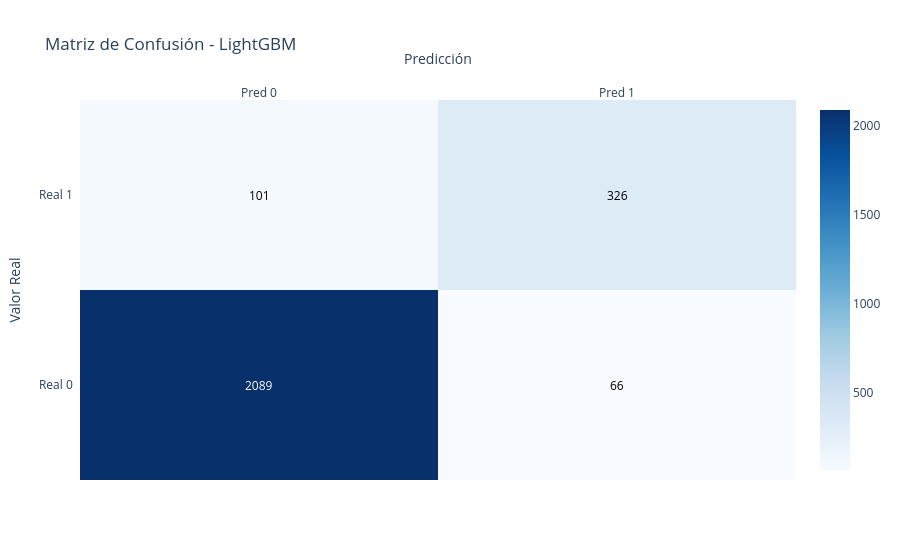
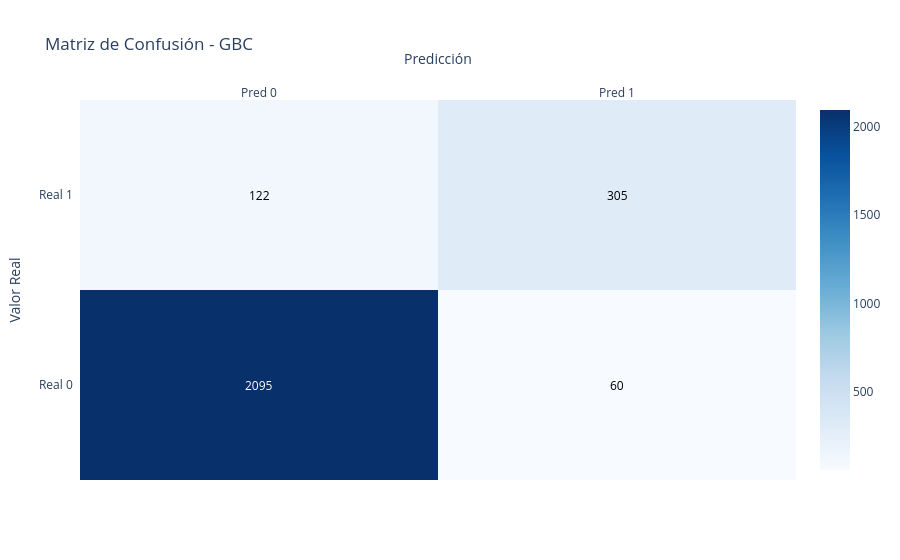

The cell these charts' notebook holds for them, in order:
### Markdown cell above
### **Matriz de Confusión**

### Code cell
for nombre, pipeline in pipelines.items():
    
    pipeline.fit(X_train, Y_train)
    y_pred = pipeline.predict(X_test)
    
    cm = confusion_matrix(Y_test, y_pred)
    
    fig = ff.create_annotated_heatmap(
        z=cm,
        x=["Pred 0", "Pred 1"],
        y=["Real 0", "Real 1"],
        colorscale="Blues",
        showscale=True
    )
    
    fig.update_layout(
        title=f"Matriz de Confusión - {nombre}",
        xaxis_title="Predicción",
        yaxis_title="Valor Real"
    )
    
    fig.show()

### Figure 1 — Plotly figure (JSON) as saved in the notebook; plotly's stock layout.template omitted (floating-point values rounded to 4 significant figures)
{"data": [{"colorscale": [[0, "rgb(247,251,255)"], [0.125, "rgb(222,235,247)"], [0.25, "rgb(198,219,239)"], [0.375, "rgb(158,202,225)"], [0.5, "rgb(107,174,214)"], [0.625, "rgb(66,146,198)"], [0.75, "rgb(33,113,181)"], [0.875, "rgb(8,81,156)"], [1, "rgb(8,48,107)"]], "reversescale": false, "showscale": true, "type": "heatmap", "x": ["Pred 0", "Pred 1"], "y": ["Real 0", "Real 1"], "z": [[2089, 66], [101, 326]]}], "layout": {"annotations": [{"font": {"color": "#FFFFFF"}, "showarrow": false, "text": "2089", "x": "Pred 0", "xref": "x", "y": "Real 0", "yref": "y"}, {"font": {"color": "#000000"}, "showarrow": false, "text": "66", "x": "Pred 1", "xref": "x", "y": "Real 0", "yref": "y"}, {"font": {"color": "#000000"}, "showarrow": false, "text": "101", "x": "Pred 0", "xref": "x", "y": "Real 1", "yref": "y"}, {"font": {"color": "#000000"}, "showarrow": false, "text": "326", "x": "Pred 1", "xref": "x", "y": "Real 1", "yref": "y"}], "title": {"text": "Matriz de Confusión - LightGBM"}, "xaxis": {"dtick": 1, "gridcolor": "rgb(0, 0, 0)", "side": "top", "ticks": "", "title": {"text": "Predicción"}}, "yaxis": {"dtick": 1, "ticks": "", "ticksuffix": "  ", "title": {"text": "Valor Real"}}}}

### Figure 2 — Plotly figure (JSON) as saved in the notebook; plotly's stock layout.template omitted (floating-point values rounded to 4 significant figures)
{"data": [{"colorscale": [[0, "rgb(247,251,255)"], [0.125, "rgb(222,235,247)"], [0.25, "rgb(198,219,239)"], [0.375, "rgb(158,202,225)"], [0.5, "rgb(107,174,214)"], [0.625, "rgb(66,146,198)"], [0.75, "rgb(33,113,181)"], [0.875, "rgb(8,81,156)"], [1, "rgb(8,48,107)"]], "reversescale": false, "showscale": true, "type": "heatmap", "x": ["Pred 0", "Pred 1"], "y": ["Real 0", "Real 1"], "z": [[2095, 60], [122, 305]]}], "layout": {"annotations": [{"font": {"color": "#FFFFFF"}, "showarrow": false, "text": "2095", "x": "Pred 0", "xref": "x", "y": "Real 0", "yref": "y"}, {"font": {"color": "#000000"}, "showarrow": false, "text": "60", "x": "Pred 1", "xref": "x", "y": "Real 0", "yref": "y"}, {"font": {"color": "#000000"}, "showarrow": false, "text": "122", "x": "Pred 0", "xref": "x", "y": "Real 1", "yref": "y"}, {"font": {"color": "#000000"}, "showarrow": false, "text": "305", "x": "Pred 1", "xref": "x", "y": "Real 1", "yref": "y"}], "title": {"text": "Matriz de Confusión - GBC"}, "xaxis": {"dtick": 1, "gridcolor": "rgb(0, 0, 0)", "side": "top", "ticks": "", "title": {"text": "Predicción"}}, "yaxis": {"dtick": 1, "ticks": "", "ticksuffix": "  ", "title": {"text": "Valor Real"}}}}
